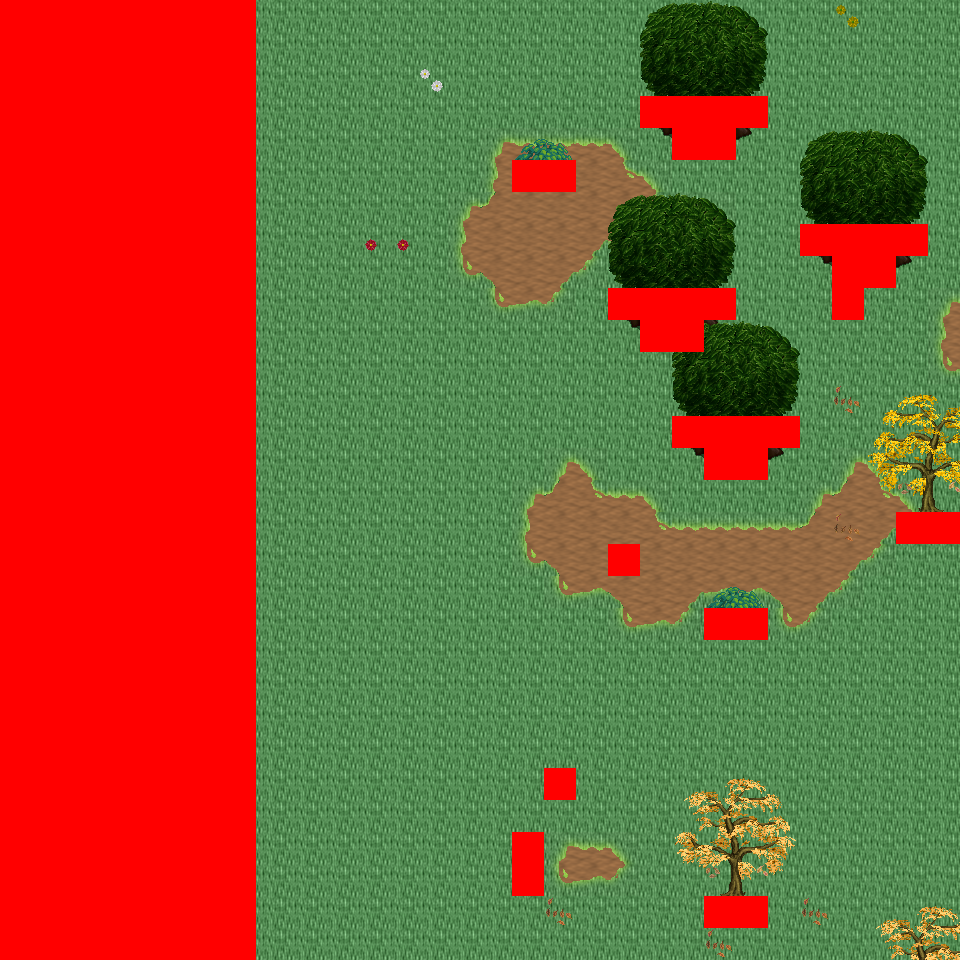

A level layout from a 2D game, rendered from its tile map. Below: a short description, then the map file with tile-grid data replaced by summaries:
An orthogonal 30x30 tile map with 32x32 px tiles, 6 tile layers (Ground, Object, Object2, Above, ...), 32 tilesets and 2 objects (2x mapExit).

<map version="1.0" orientation="orthogonal" renderorder="right-down" width="30" height="30" tilewidth="32" tileheight="32" nextobjectid="3">
  <tileset firstgid="1" name="tileset_logic_collision" tilewidth="32" tileheight="32" tilecount="1" columns="1">
    <image source="../drawable/tileset_logic_collision.png" width="32" height="32" />
  </tileset>
  <tileset firstgid="2" name="tileset_ground_ridge_earth_pale" tilewidth="32" tileheight="32" tilecount="96" columns="12">
    <image source="../drawable/tileset_ground_ridge_earth_pale.png" width="384" height="256" />
  </tileset>
  <tileset firstgid="98" name="tileset_ground_ridge_earth_dark" tilewidth="32" tileheight="32" tilecount="96" columns="12">
    <image source="../drawable/tileset_ground_ridge_earth_dark.png" width="384" height="256" />
  </tileset>
  <tileset firstgid="194" name="tileset_ground_ground" tilewidth="32" tileheight="32" tilecount="33" columns="3">
    <image source="../drawable/tileset_ground_ground.png" width="96" height="352" />
  </tileset>
  <tileset firstgid="227" name="tileset_terrain_grassland" tilewidth="32" tileheight="32" tilecount="88" columns="8">
    <image source="../drawable/tileset_terrain_grassland.png" width="256" height="352" />
  </tileset>
  <tileset firstgid="315" name="tileset_ground_grass_edges" tilewidth="32" tileheight="32" tilecount="36" columns="12">
    <image source="../drawable/tileset_ground_grass_edges.png" width="384" height="96" />
  </tileset>
  <tileset firstgid="351" name="tileset_ground_grass_corners" tilewidth="32" tileheight="32" tilecount="24" columns="6">
    <image source="../drawable/tileset_ground_grass_corners.png" width="192" height="128" />
  </tileset>
  <tileset firstgid="375" name="tileset_plant_tree_tree_darkgreen" tilewidth="32" tileheight="32" tilecount="88" columns="8">
    <image source="../drawable/tileset_plant_tree_tree_darkgreen.png" width="256" height="352" />
  </tileset>
  <tileset firstgid="463" name="tileset_plant_tree_fall_trees" tilewidth="32" tileheight="32" tilecount="40" columns="8">
    <image source="../drawable/tileset_plant_tree_fall_trees.png" width="256" height="160" />
  </tileset>
  <tileset firstgid="503" name="tileset_plant_tree_evergreen" tilewidth="32" tileheight="32" tilecount="36" columns="3">
    <image source="../drawable/tileset_plant_tree_evergreen.png" width="96" height="384" />
  </tileset>
  <tileset firstgid="539" name="tileset_plant_tree_pine_tree" tilewidth="32" tileheight="32" tilecount="20" columns="4">
    <image source="../drawable/tileset_plant_tree_pine_tree.png" width="128" height="160" />
  </tileset>
  <tileset firstgid="559" name="tileset_plant_tree_pine_tree_1" tilewidth="32" tileheight="32" tilecount="20" columns="4">
    <image source="../drawable/tileset_plant_tree_pine_tree_1.png" width="128" height="160" />
  </tileset>
  <tileset firstgid="579" name="tileset_building_decoration_rocks" tilewidth="32" tileheight="32" tilecount="6" columns="3">
    <image source="../drawable/tileset_building_decoration_rocks.png" width="96" height="64" />
  </tileset>
  <tileset firstgid="585" name="tileset_plant_stump_hollow_logs" tilewidth="32" tileheight="32" tilecount="6" columns="3">
    <image source="../drawable/tileset_plant_stump_hollow_logs.png" width="96" height="64" />
  </tileset>
  <tileset firstgid="591" name="tileset_plant_stump_small_stump" tilewidth="32" tileheight="32" tilecount="4" columns="2">
    <image source="../drawable/tileset_plant_stump_small_stump.png" width="64" height="64" />
  </tileset>
  <tileset firstgid="595" name="tileset_plant_flower_daisy_yellow" tilewidth="32" tileheight="32" tilecount="8" columns="2">
    <image source="../drawable/tileset_plant_flower_daisy_yellow.png" width="64" height="128" />
  </tileset>
  <tileset firstgid="603" name="tileset_plant_flower_daisy_white" tilewidth="32" tileheight="32" tilecount="8" columns="2">
    <image source="../drawable/tileset_plant_flower_daisy_white.png" width="64" height="128" />
  </tileset>
  <tileset firstgid="611" name="tileset_plant_flower_daisy_red" tilewidth="32" tileheight="32" tilecount="8" columns="2">
    <image source="../drawable/tileset_plant_flower_daisy_red.png" width="64" height="128" />
  </tileset>
  <tileset firstgid="619" name="tileset_plant_flower_daisy_blue" tilewidth="32" tileheight="32" tilecount="8" columns="2">
    <image source="../drawable/tileset_plant_flower_daisy_blue.png" width="64" height="128" />
  </tileset>
  <tileset firstgid="627" name="tileset_plant_leaves" tilewidth="32" tileheight="32" tilecount="8" columns="4">
    <image source="../drawable/tileset_plant_leaves.png" width="128" height="64" />
  </tileset>
  <tileset firstgid="635" name="tileset_plant_brown_mushrooms" tilewidth="32" tileheight="32" tilecount="24" columns="6">
    <image source="../drawable/tileset_plant_brown_mushrooms.png" width="192" height="128" />
  </tileset>
  <tileset firstgid="659" name="tileset_logic_item_resources" tilewidth="32" tileheight="32" tilecount="6" columns="6">
    <image source="../drawable/tileset_logic_item_resources.png" width="192" height="32" />
  </tileset>
  <tileset firstgid="665" name="tileset_logic_creature_animal" tilewidth="32" tileheight="32" tilecount="32" columns="8">
    <image source="../drawable/tileset_logic_creature_animal.png" width="256" height="128" />
  </tileset>
  <tileset firstgid="697" name="tileset_ground_tall_grass" tilewidth="32" tileheight="32" tilecount="15" columns="5">
    <image source="../drawable/tileset_ground_tall_grass.png" width="160" height="96" />
  </tileset>
  <tileset firstgid="712" name="tileset_logic_creature_reptile" tilewidth="32" tileheight="32" tilecount="7" columns="7">
    <image source="../drawable/tileset_logic_creature_reptile.png" width="224" height="32" />
  </tileset>
  <tileset firstgid="719" name="tileset_plant_bush_leafy" tilewidth="32" tileheight="32" tilecount="48" columns="8">
    <image source="../drawable/tileset_plant_bush_leafy.png" width="256" height="192" />
  </tileset>
  <tileset firstgid="767" name="tileset_plant_bushes_and_trees" tilewidth="32" tileheight="32" tilecount="144" columns="16">
    <image source="../drawable/tileset_plant_bushes_and_trees.png" width="512" height="289" />
  </tileset>
  <tileset firstgid="911" name="tileset_building_thatched_roof_cottage1" tilewidth="32" tileheight="32" tilecount="20" columns="4">
    <image source="../drawable/tileset_building_thatched_roof_cottage1.png" width="128" height="160" />
  </tileset>
  <tileset firstgid="931" name="tileset_building_thatched_roof_cottage2" tilewidth="32" tileheight="32" tilecount="20" columns="4">
    <image source="../drawable/tileset_building_thatched_roof_cottage2.png" width="128" height="160" />
  </tileset>
  <tileset firstgid="951" name="tileset_plant_stump_stump_rectangular" tilewidth="32" tileheight="32" tilecount="4" columns="2">
    <image source="../drawable/tileset_plant_stump_stump_rectangular.png" width="64" height="64" />
  </tileset>
  <tileset firstgid="955" name="tileset_object_well_hoist" tilewidth="32" tileheight="32" tilecount="9" columns="3">
    <image source="../drawable/tileset_object_well_hoist.png" width="96" height="96" />
  </tileset>
  <tileset firstgid="964" name="tileset_logic_creature_gnome" tilewidth="32" tileheight="32" tilecount="6" columns="6">
    <image source="../drawable/tileset_logic_creature_gnome.png" width="192" height="32" />
  </tileset>
  <layer name="Ground" width="30" height="30">
    <data>[900 cells, 900 non-empty, 3 distinct tile ids]</data>
  </layer>
  <layer name="Object" width="30" height="30">
    <data>[900 cells, 197 non-empty, 43 distinct tile ids]</data>
  </layer>
  <layer name="Object2" width="30" height="30">
    <data>[900 cells, 10 non-empty, 7 distinct tile ids]</data>
  </layer>
  <layer name="Above" width="30" height="30">
    <data>[900 cells, 86 non-empty, 42 distinct tile ids]</data>
  </layer>
  <layer name="Above2" width="30" height="30">
    <data>[900 cells, 0 non-empty, 0 distinct tile ids]</data>
  </layer>
  <layer name="Walkable" width="30" height="30">
    <data>[900 cells, 277 non-empty, 1 distinct tile ids]</data>
  </layer>
  <objectgroup name="MapEvents">
    <object id="1" name="north" type="mapExit" x="256" y="0" width="704" height="32">
      <properties>
        <property name="map" value="level_0_x55_y9" />
        <property name="x" value="8" />
        <property name="y" value="28" />
      </properties>
    </object>
    <object id="2" name="south" type="mapExit" x="256" y="928" width="704" height="32">
      <properties>
        <property name="map" value="level_0_x55_y11" />
        <property name="x" value="8" />
        <property name="y" value="1" />
      </properties>
    </object>
  </objectgroup>
</map>
